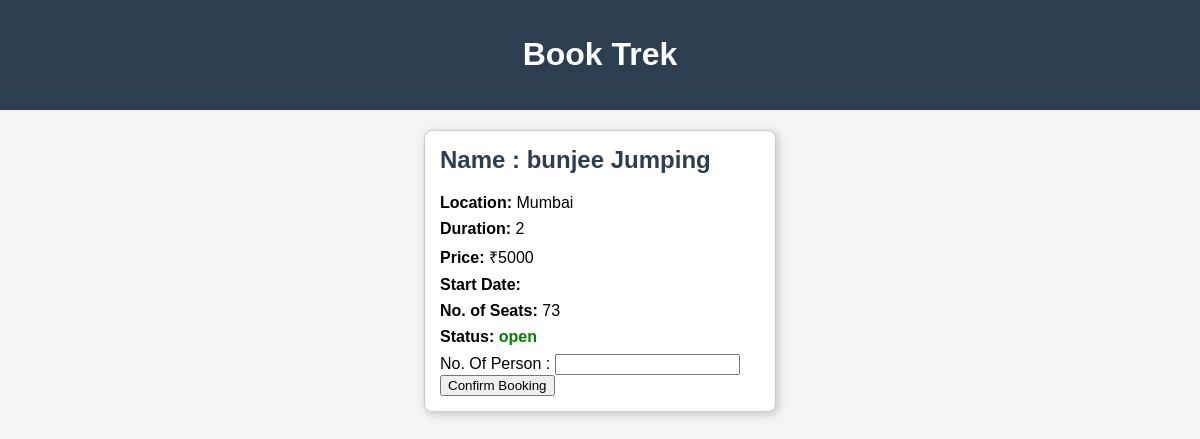
/book_trek/2, run on an earlier commit of the app's database.
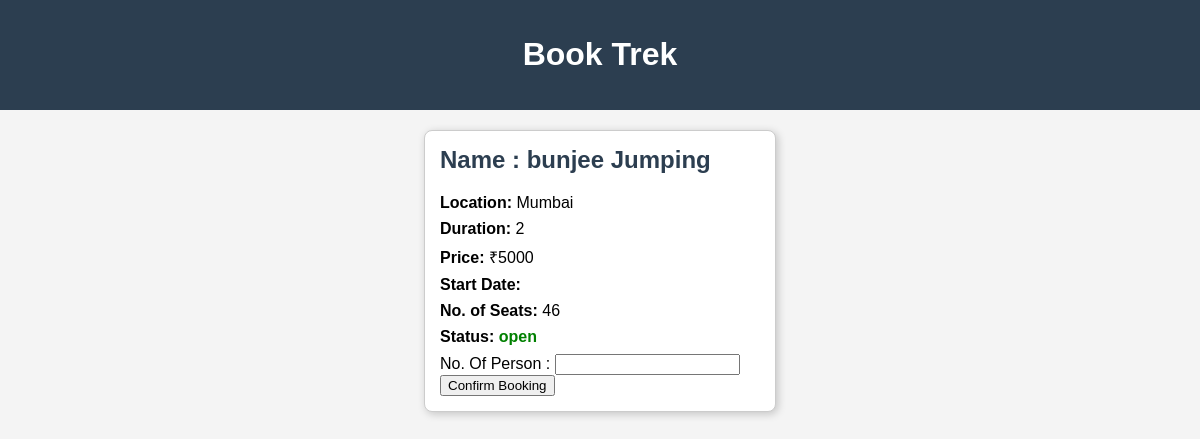
And on a later commit of the database.
### app.py (models this page shows)
class Trek(db.Model):
    __tablename__ = "treks"
    trek_id = db.Column(db.Integer, primary_key = True)
    trek_name = db.Column (db.String(50), nullable = False )
    location = db.Column(db.String(50), nullable = False )
    price = db.Column(db.Integer, nullable = False )
    duration = db.Column(db.String(30), nullable = False)
    difficulty = db.Column(db.String(10),nullable = False)
    total_seat = db.Column(db.Integer, nullable = False )
    available_seat = db.Column (db.Integer, nullable = False)
    status = db.Column (db.String , nullable = False , default = "open" )
    assigned_staff_id = db.Column(db.Integer,db.ForeignKey("users.user_id") )
    user = db.relationship("User", backref ="treks")

### app.py (the view)
@app.route("/book_trek/<int:trek_id>", methods =["GET","POST"])
def bookTrek(trek_id):
    selectTrek = Trek.query.filter_by(trek_id = trek_id).first()
    if request.method == "POST":
        user_id = session.get("user_id")
        print(user_id)
        if user_id is None :
            return redirect("/login/")
        bookedSeat =int( request.form["people"])
        selectTrek.available_seat -= bookedSeat
        Book = Booking(
            user_id = user_id ,
            trek_id = selectTrek.trek_id ,
            number_of_people = bookedSeat,
            booking_date = datetime.today().date(),
            booking_status  = "confirmed"
        )
        db.session.add(Book)
        db.session.commit()
        return redirect("/myBookings")
    else :
        return render_template("bookTrek.html" ,booking = selectTrek)

### templates/bookTrek.html (shortened to what this page needs)
<!DOCTYPE html>
<html lang="en">
<head>
</head>
<body>
<header>
    <h1>Book Trek</h1>
</header>
<div class="container">
<div class="cards">
    <div class="card">
        <h2>Name : {{ booking.trek_name }}</h2>
        <p><strong>Location:</strong> {{ booking.location }}</p>
        <p><strong>Duration:</strong> {{ booking.duration }}</p>
        <p><strong>Price:</strong> ₹{{ booking.price }}</p>
        <p><strong>Start Date:</strong> {{ booking.start_date }}</p>
        <p><strong>No. of Seats:</strong> {{ booking.available_seat}}</p>
        <p><strong>Status:</strong>
            <span class="status">{{ booking.status }}</span>
        </p>
<form  action ="#" method ="POST">
    <lable for ="people"> No. Of Person : </label>
    <input type = "number" name = "people" id ="people">
    <button> Confirm Booking </button>
</form >
</div>
</div>
</div>
</body>
</html>

What changed in the data, as far as the page shows it:
changed Trek "bunjee Jumping": available_seat "73" → "46"
